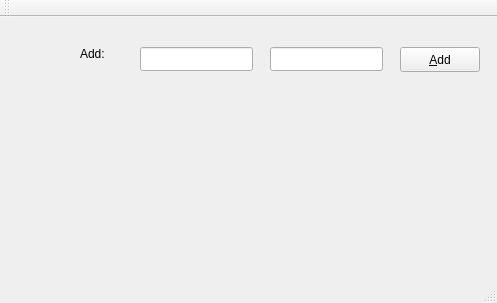
<?xml version="1.0" encoding="UTF-8"?>
<ui version="4.0">
 <class>MainWindow</class>
 <widget class="QMainWindow" name="MainWindow">
  <property name="geometry">
   <rect>
    <x>0</x>
    <y>0</y>
    <width>497</width>
    <height>303</height>
   </rect>
  </property>
  <property name="windowTitle">
   <string>MainWindow</string>
  </property>
  <widget class="QWidget" name="centralWidget">
   <widget class="QLabel" name="label">
    <property name="geometry">
     <rect>
      <x>80</x>
      <y>30</y>
      <width>48</width>
      <height>14</height>
     </rect>
    </property>
    <property name="text">
     <string>Add:</string>
    </property>
   </widget>
   <widget class="QLineEdit" name="edtName">
    <property name="geometry">
     <rect>
      <x>140</x>
      <y>30</y>
      <width>113</width>
      <height>24</height>
     </rect>
    </property>
   </widget>
   <widget class="QLineEdit" name="edtFields">
    <property name="geometry">
     <rect>
      <x>270</x>
      <y>30</y>
      <width>113</width>
      <height>24</height>
     </rect>
    </property>
   </widget>
   <widget class="QPushButton" name="btnAdd">
    <property name="geometry">
     <rect>
      <x>400</x>
      <y>30</y>
      <width>80</width>
      <height>25</height>
     </rect>
    </property>
    <property name="text">
     <string>&amp;Add</string>
    </property>
   </widget>
  </widget>
  <widget class="QMenuBar" name="menuBar">
   <property name="geometry">
    <rect>
     <x>0</x>
     <y>0</y>
     <width>497</width>
     <height>22</height>
    </rect>
   </property>
  </widget>
  <widget class="QToolBar" name="mainToolBar">
   <attribute name="toolBarArea">
    <enum>TopToolBarArea</enum>
   </attribute>
   <attribute name="toolBarBreak">
    <bool>false</bool>
   </attribute>
  </widget>
  <widget class="QStatusBar" name="statusBar"/>
 </widget>
 <layoutdefault spacing="6" margin="11"/>
 <resources/>
 <connections/>
</ui>
